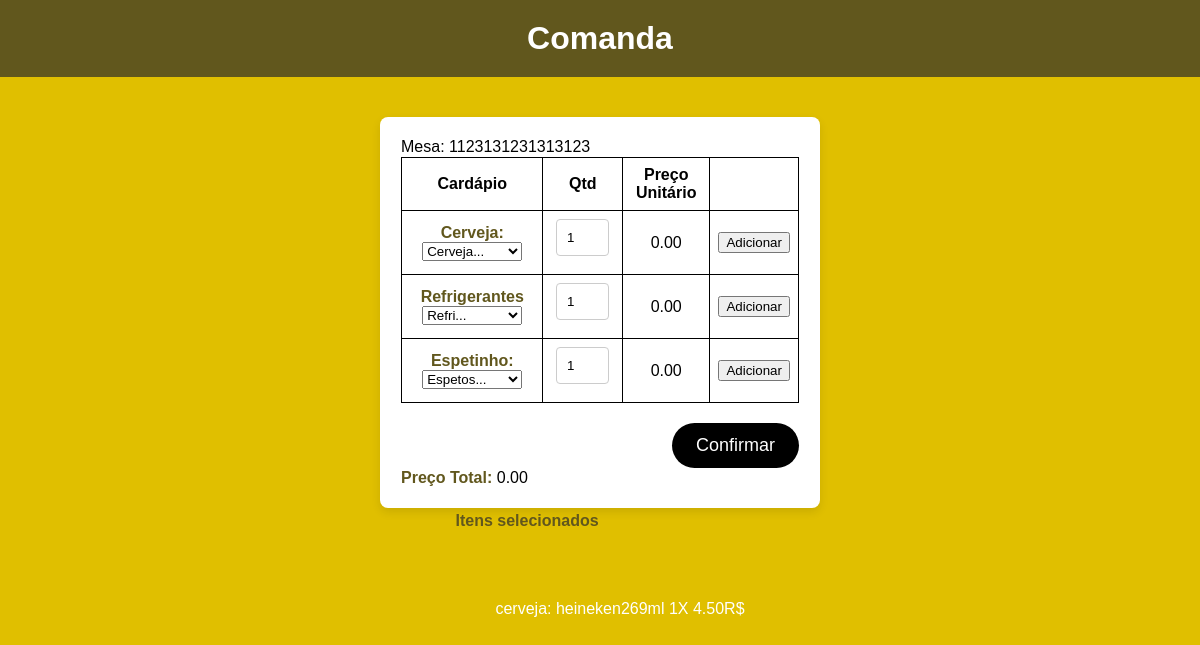
The app's page /pedido/2, older data.
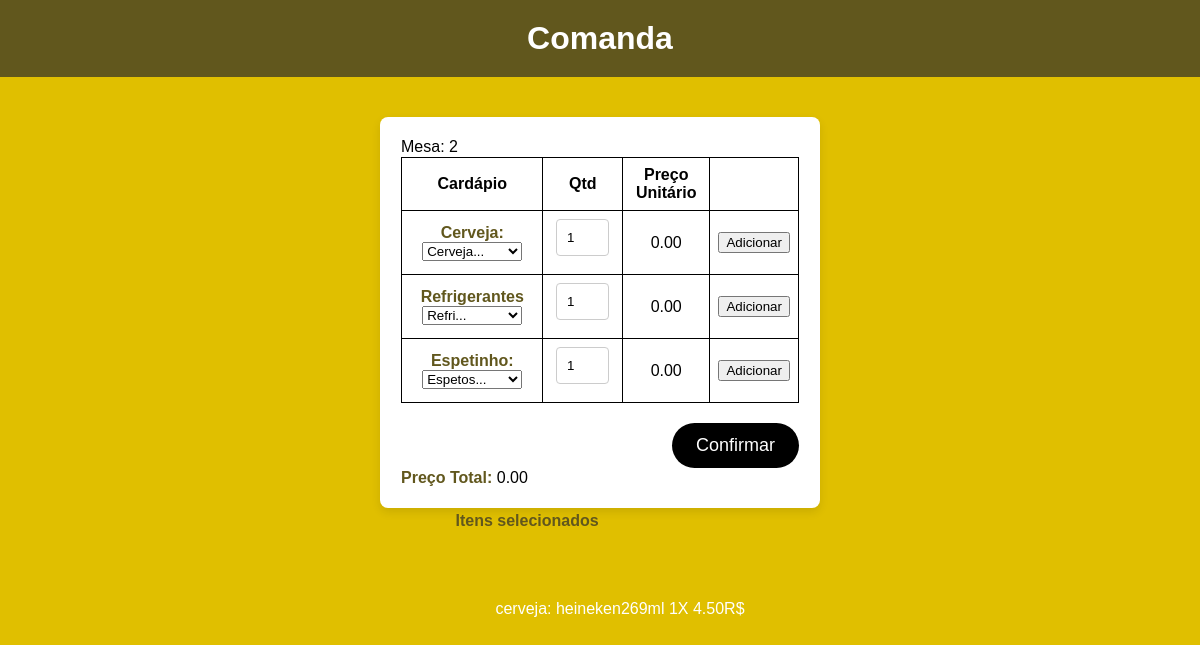
The same page, newer data.
### comanda/models.py (models this page shows, shortened)
class Comanda(models.Model):
    mesa = models.IntegerField()
    cerveja = models.CharField(max_length=20, null=True)
    refrigerante = models.CharField(max_length=20, null=True)
    espetinho = models.CharField(max_length=20, null=True)
    cervejaQtd = models.IntegerField(null=True)
    refrigeranteQtd = models.IntegerField(null=True)
    espetinhoQtd = models.IntegerField(null=True)
    cervejaPrecoTotal = models.DecimalField(max_digits=10, decimal_places=2, null=True)
    refrigerantePrecoTotal = models.DecimalField(
        max_digits=10, decimal_places=2, null=True
    )
    espetinhoPrecoTotal = models.DecimalField(
        max_digits=10, decimal_places=2, null=True
    )
    precoTotal = models.DecimalField(max_digits=10, decimal_places=2, null=True)
    listaItensSelecionados = models.JSONField(null=True)

### comanda/views.py (the view)
# urls.py: path("pedido/<int:id>", views.pedido, name="pedido"),
def pedido(request, id):
    comanda = get_object_or_404(Comanda, id=id)
    if request.method == "GET":
        return render(request, "pedidoCliente.html", {"comanda": comanda})

### comanda/templates/pedidoCliente.html (shortened to what the changed rows need)
{% load static %}
<!DOCTYPE html>
<html lang="pt-br">
<head>
    <link rel="stylesheet" href="{% static 'comanda.css' %}">
</head>
<body>
    <header>
        <h1>Comanda</h1>
    </header>
    <main>
        <form action=" {% url 'comanda' %}" method="POST" autocomplete="off"> {% csrf_token %}
            <fieldset>
                Mesa: {{comanda.mesa}}
            </fieldset>
            <fieldset>
                <table>
                    <thead>
                        <tr>
                            <th>Cardápio</th>
                            <th>Qtd</th>
                            <th>Preço Unitário</th>
                            <th></th>
                        </tr>
                    </thead>
                </table>
                <input id="enviar-pedido" type="submit" value="Confirmar">
            </fieldset>
            <fieldset>
                <label for="precoTotal">Preço Total:</label>
                <output id="precoTotalOutput">0.00</output>
            </fieldset>
        </form>
        <fieldset>
            <output id="itensSelecionados">
                <ul>
                    {% for item in comanda.listaItensSelecionados %}
                        {{item.produto}}: {{item.sabor}} {{item.quantidade}}X {{item.precoTotalQtd}}R$
                    {% endfor %}
                </ul>
            </output>
        </fieldset>
    </main>
</body>
</html>

Row changes from the older to the newer data that the page shows:
changed Comanda "heineken269ml": mesa "1123131231313123" → "2"
